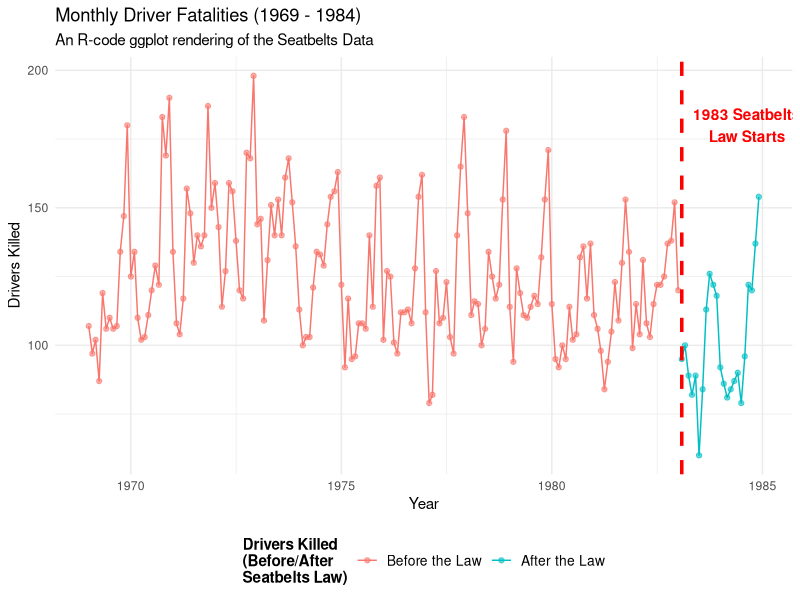

Write the R code that produced this figure.
## ---- chunk 1
knitr::opts_chunk$set(echo = FALSE, message = FALSE, warning = FALSE)
## ---- chunk 2
library(ggplot2)
library(datasets)

# Prep data for the slide plot
sb_data <- as.data.frame(Seatbelts)
sb_data$Date <- seq(as.Date("1969-01-01"), by = "month", length.out = nrow(sb_data))
law_start_date <- sb_data$Date[170]
## ---- chunk 3
ggplot(sb_data, aes(x = Date, y = DriversKilled)) +
            geom_line(aes(color = factor(law))) +
            geom_point(aes(color = factor(law)), alpha = 0.6) +
            geom_vline(xintercept = as.numeric(law_start_date), 
                       linetype = "dashed", color = "red", size = 1.2) +
            annotate("text", x = law_start_date + 95, y = 180, 
                     label = "1983 Seatbelts\n    Law Starts", color = "red", fontface = "bold", hjust = 0) +
            theme_minimal() +
            labs(title = "Monthly Driver Fatalities (1969 - 1984)",
                 subtitle = "An R-code ggplot rendering of the Seatbelts Data",
                 x = "Year", y = "Drivers Killed",
                 color = "Drivers Killed\n(Before/After\nSeatbelts Law)" ) +
            #theme(legend.position = "bottom") 
            theme(
                legend.position = "bottom",
                legend.text = element_text(size = 10),
                legend.title = element_text(face = "bold")) +
            scale_color_discrete(labels = c("Before the Law", "After the Law"))
